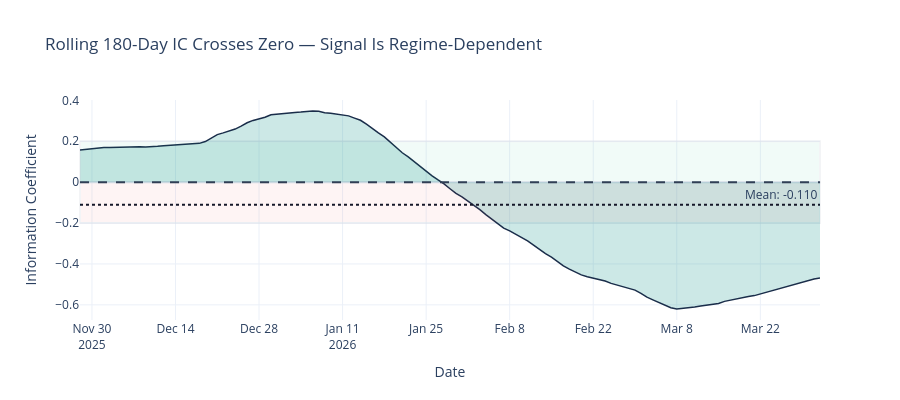

The cell this chart's notebook holds for it:
### Code cell
fig = go.Figure()
fig.add_trace(
    go.Scatter(
        x=rolling_ic_df["timestamp"],
        y=rolling_ic_df["rolling_ic"],
        name="Rolling IC",
        line=dict(color=COLORS["slate"], width=1.5),
        fill="tozeroy",
        fillcolor="rgba(4, 138, 129, 0.2)",
    )
)
fig.add_hline(y=0, line_dash="dash", line_color=COLORS["neutral"])
fig.add_hline(
    y=ic_mean,
    line_dash="dot",
    line_color=COLORS["blue"],
    annotation_text=f"Mean: {ic_mean:.3f}",
)

# Add bands for positive/negative regions
fig.add_hrect(y0=0, y1=0.2, fillcolor=COLORS["positive"], opacity=0.05)
fig.add_hrect(y0=-0.2, y1=0, fillcolor=COLORS["negative"], opacity=0.05)

fig.update_layout(
    title="Rolling 180-Day IC Crosses Zero — Signal Is Regime-Dependent",
    xaxis_title="Date",
    yaxis_title="Information Coefficient",
    height=400,
    template="plotly_white",
)
fig.show()
